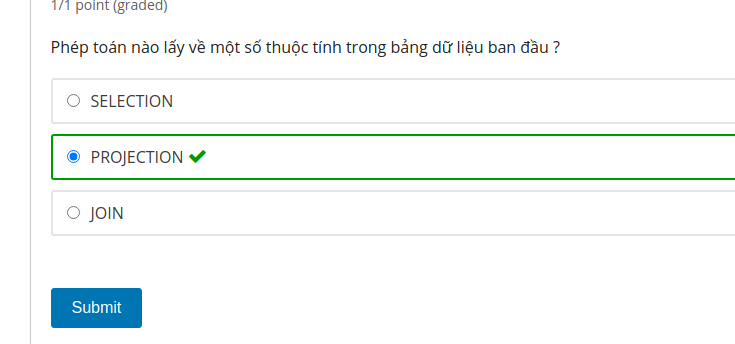
#> input picture haha.png, 735 x 344 px
$ jupyter execute --allow-errors linear_algebra.ipynb
#> lines starting #> are read from the running program, lines starting #| are printed output that depends on the picture
[cell 1]
print("hello")

# Hadamard product

v = [1,2,3]
u = [4,5,6]

output: [4,10,18]

# dot product

v = [1,2,3]
u = [4,5,6]

output: 32

[cell 2]
def Hadamard_product(vector1, vector2):
    return (v1 * v2 for v1, v2 in zip(vector1, vector2))

def dor_product(vector1, vector2):
    return sum(v1 * v2 for v1, v2 in zip(vector1, vector2))

A 1 * 1
B 1 * 1

A 2*4
B 4*1
C 2*1

A 1*4
B 4*2
C 1*2

A 3*4
B 4*2
C 3*2

[cell 3]
import numpy as np

u = np.array([1,2,3])
v = np.array([4,5,6])

print(np.dot(u,v))
print(np.dot(v, u))

[cell 4]
import cv2
import matplotlib.pyplot as plt

img = cv2.imread("haha.png")
#> img is the input picture: shape (344, 735, 3); mean B, G, R 248.2, 249.1, 245.7

print(img.shape)
#| (344, 735, 3)

im_rgb = cv2.cvtColor(img, cv2.COLOR_BGR2RGB)
plt.imshow(im_rgb)
plt.show()

[cell 5]
vector = [0.072, 0.715, 0.213]

img_gray =  np.dot(img, vector)
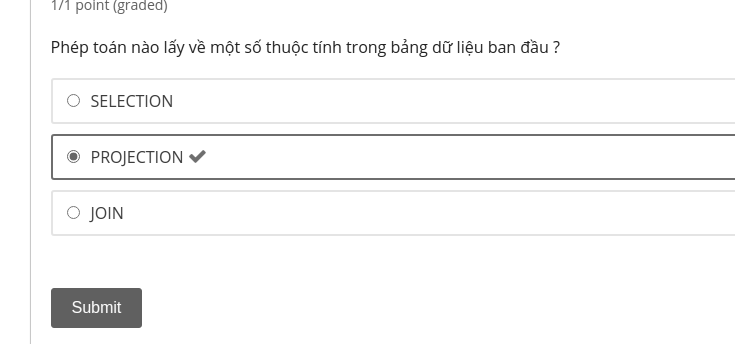
#> img_gray: shape (344, 735) float64; min 34, max 255, mean 248.3

print(img_gray.shape)
#| (344, 735)

plt.imshow(img_gray, cmap='gray')
plt.show()

[cell 6]
import numpy as np

u = np.array([1,2,3])
v = np.array([4,5,6])

norm_u = np.linalg.norm(u)
norm_v = np.linalg.norm(v)

dp2 =  (norm_u * norm_v) * np.cos(3.14/4)

print(norm_u)

[cell 7]
dot_a_b = np.dot(u,v)
print(dot_a_b / (norm_u * norm_v))

[cell 8]
dot_a_b = np.dot(3*u,5*v)
norm_u = np.linalg.norm(3*u)
norm_v = np.linalg.norm(5*v)
print(dot_a_b / (norm_u * norm_v))

TC: cosine

cs(x, y) = cs(ax, by)

cs(x, y) = cs(a + x, b + y)

khoang cach ecluid

(a - b)^2

[cell 9]
def cosine_similarity(vector1, vector2):
    sumxy = sum([v1* v2 for v1, v2 in zip(vector1, vector2)])
    sumxx = sum([v1* v2 for v1, v2 in zip(vector1, vector1)])
    sumyy = sum([v1* v2 for v1, v2 in zip(vector2, vector2)])

    return sumxy /  (sumxx * sumyy)**0.5

[cell 10]
import cv2
import matplotlib.pyplot as plt

img1 = np.random.randint(0,255, (400,400))

img1 = img1.astype(np.uint8)
print(img1.shape)

[cell 11]
plt.imshow(img1, cmap = 'gray')
plt.show()
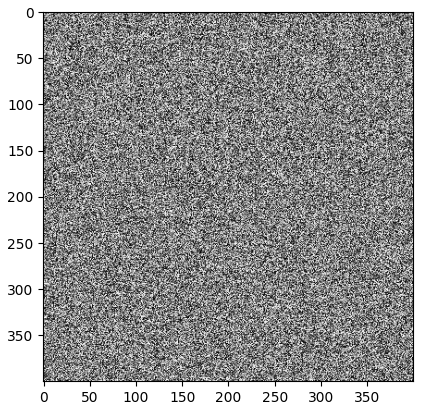
#> figure drawn by matplotlib, 1 panel

[cell 12]
img2 = np.random.randint(0,255, (400,400))

img2 = img2.astype(np.uint8)

plt.imshow(img2, cmap = 'gray')
plt.show()
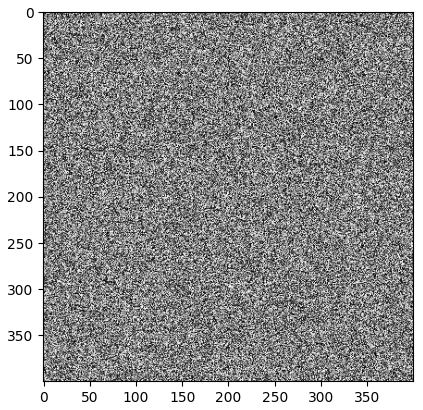
#> figure drawn by matplotlib, 1 panel

[cell 13]
def cos_sim(img1, img2):

    img1 = img1.flatten()
    img2 = img2.flatten()

    img1 = img1.astype(np.float64)
    img2 = img2.astype(np.float64)

    #dot product img1, img2

    dot_img1 = np.dot(img1, img2)

    #norms img1, img2
    norm_img1 = np.linalg.norm(img1)
    norm_img2 = np.linalg.norm(img2)
    #simlaity
    return dot_img1 / (norm_img1 * norm_img2)

print(cos_sim(img1, img2).shape)

[cell 14]
np.dot(img1, img2)

[cell 15]
import numpy as np

x = np.arange(24)

data_x = np.reshape(x,(2,12))

data_y = np.reshape(x,(12,2))

#convert sang ma tran 2 chieu 2*12 ; 12*2
print(data_y)

[cell 16]
import cv2
import matplotlib.pyplot as plt

img = cv2.imread("haha.png")

print(img.shape)
#| (344, 735, 3)

# im_rgb = cv2.cvtColor(img, cv2.COLOR_BGR2RGB)
# plt.imshow(im_rgb)
# plt.show()

[cell 17]
temp = np.swapaxes(img,0,1)[...,::-1,::-1]
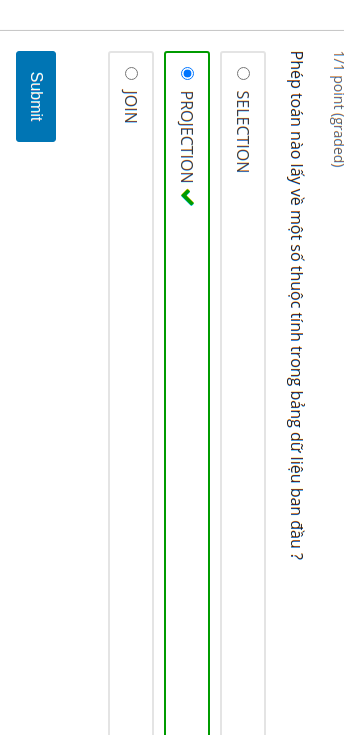
#> temp: shape (735, 344, 3); mean R, G, B 245.7, 249.1, 248.2

im_rgb = cv2.cvtColor(temp , cv2.COLOR_BGR2RGB)
#> im_rgb: shape (735, 344, 3)
plt.imshow(im_rgb)
plt.show()
